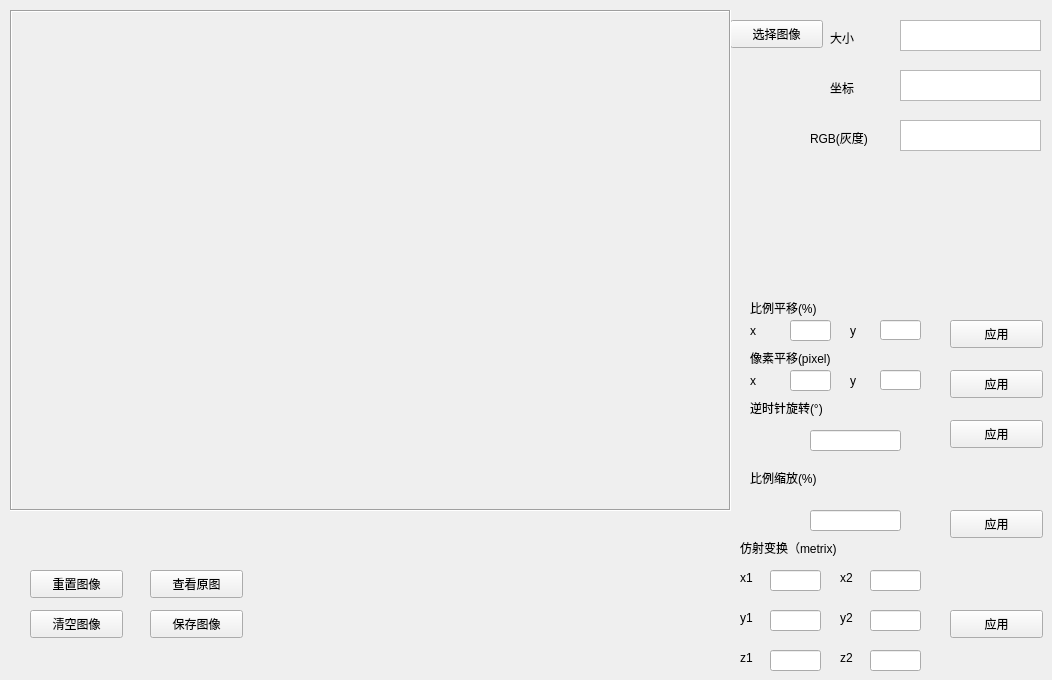
    <widget class="QWidget" name="tab">
     <attribute name="title">
      <string>1.图像的基本操作</string>
     </attribute>
     <widget class="QPushButton" name="pushButton_3">
      <property name="geometry">
       <rect>
        <x>150</x>
        <y>570</y>
        <width>93</width>
        <height>28</height>
       </rect>
      </property>
      <property name="text">
       <string>查看原图</string>
      </property>
     </widget>
     <widget class="QLabel" name="label_2">
      <property name="geometry">
       <rect>
        <x>850</x>
        <y>320</y>
        <width>16</width>
        <height>21</height>
       </rect>
      </property>
      <property name="text">
       <string>y</string>
      </property>
     </widget>
     <widget class="QLabel" name="label">
      <property name="geometry">
       <rect>
        <x>750</x>
        <y>320</y>
        <width>21</width>
        <height>21</height>
       </rect>
      </property>
      <property name="text">
       <string>x</string>
      </property>
     </widget>
     <widget class="QLineEdit" name="lineEdit_4">
      <property name="geometry">
       <rect>
        <x>880</x>
        <y>370</y>
        <width>41</width>
        <height>20</height>
       </rect>
      </property>
     </widget>
     <widget class="QLabel" name="label_3">
      <property name="geometry">
       <rect>
        <x>850</x>
        <y>370</y>
        <width>16</width>
        <height>21</height>
       </rect>
      </property>
      <property name="text">
       <string>y</string>
      </property>
     </widget>
     <widget class="QPushButton" name="pushButton_5">
      <property name="geometry">
       <rect>
        <x>150</x>
        <y>610</y>
        <width>93</width>
        <height>28</height>
       </rect>
      </property>
      <property name="text">
       <string>保存图像</string>
      </property>
     </widget>
     <widget class="QLineEdit" name="lineEdit_9">
      <property name="geometry">
       <rect>
        <x>810</x>
        <y>430</y>
        <width>91</width>
        <height>21</height>
       </rect>
      </property>
     </widget>
     <widget class="QPushButton" name="pushButton">
      <property name="geometry">
       <rect>
        <x>730</x>
        <y>20</y>
        <width>93</width>
        <height>28</height>
       </rect>
      </property>
      <property name="text">
       <string>选择图像</string>
      </property>
     </widget>
     <widget class="QLineEdit" name="lineEdit_2">
      <property name="geometry">
       <rect>
        <x>880</x>
        <y>320</y>
        <width>41</width>
        <height>20</height>
       </rect>
      </property>
     </widget>
     <widget class="QLabel" name="label_4">
      <property name="geometry">
       <rect>
        <x>750</x>
        <y>370</y>
        <width>21</width>
        <height>21</height>
       </rect>
      </property>
      <property name="text">
       <string>x</string>
      </property>
     </widget>
     <widget class="QLineEdit" name="lineEdit_10">
      <property name="geometry">
       <rect>
        <x>810</x>
        <y>510</y>
        <width>91</width>
        <height>21</height>
       </rect>
      </property>
     </widget>
     <widget class="QLineEdit" name="lineEdit">
      <property name="geometry">
       <rect>
        <x>790</x>
        <y>320</y>
        <width>41</width>
        <height>21</height>
       </rect>
      </property>
     </widget>
     <widget class="QLineEdit" name="lineEdit_3">
      <property name="geometry">
       <rect>
        <x>790</x>
        <y>370</y>
        <width>41</width>
        <height>21</height>
       </rect>
      </property>
     </widget>
     <widget class="QLabel" name="label_7">
      <property name="geometry">
       <rect>
        <x>830</x>
        <y>30</y>
        <width>31</width>
        <height>16</height>
       </rect>
      </property>
      <property name="text">
       <string>大小</string>
      </property>
     </widget>
     <widget class="QLabel" name="label_8">
      <property name="geometry">
       <rect>
        <x>810</x>
        <y>130</y>
        <width>71</width>
        <height>16</height>
       </rect>
      </property>
      <property name="text">
       <string>RGB(灰度)</string>
      </property>
     </widget>
     <widget class="QTextBrowser" name="textBrowser">
      <property name="geometry">
       <rect>
        <x>900</x>
        <y>20</y>
        <width>141</width>
        <height>31</height>
       </rect>
      </property>
     </widget>
     <widget class="QTextBrowser" name="textBrowser_3">
      <property name="geometry">
       <rect>
        <x>900</x>
        <y>120</y>
        <width>141</width>
        <height>31</height>
       </rect>
      </property>
     </widget>
     <widget class="QLabel" name="label_10">
      <property name="enabled">
       <bool>true</bool>
      </property>
      <property name="geometry">
       <rect>
        <x>10</x>
        <y>10</y>
        <width>721</width>
        <height>501</height>
       </rect>
      </property>
      <property name="cursor">
       <cursorShape>CrossCursor</cursorShape>
      </property>
      <property name="mouseTracking">
       <bool>false</bool>
      </property>
      <property name="autoFillBackground">
       <bool>true</bool>
      </property>
      <property name="frameShape">
       <enum>QFrame::Box</enum>
      </property>
      <property name="frameShadow">
       <enum>QFrame::Sunken</enum>
      </property>
      <property name="text">
       <string/>
      </property>
     </widget>
     <widget class="QLabel" name="label_9">
      <property name="geometry">
       <rect>
        <x>750</x>
        <y>300</y>
        <width>121</width>
        <height>16</height>
       </rect>
      </property>
      <property name="text">
       <string>比例平移(%)</string>
      </property>
     </widget>
     <widget class="QPushButton" name="pushButton_6">
      <property name="geometry">
       <rect>
        <x>950</x>
        <y>320</y>
        <width>93</width>
        <height>28</height>
       </rect>
      </property>
      <property name="text">
       <string>应用</string>
      </property>
     </widget>
     <widget class="QLabel" name="label_11">
      <property name="geometry">
       <rect>
        <x>750</x>
        <y>350</y>
        <width>151</width>
        <height>16</height>
       </rect>
      </property>
      <property name="text">
       <string>像素平移(pixel)</string>
      </property>
     </widget>
     <widget class="QPushButton" name="pushButton_7">
      <property name="geometry">
       <rect>
        <x>950</x>
        <y>370</y>
        <width>93</width>
        <height>28</height>
       </rect>
      </property>
      <property name="text">
       <string>应用</string>
      </property>
     </widget>
     <widget class="QLabel" name="label_12">
      <property name="geometry">
       <rect>
        <x>750</x>
        <y>400</y>
        <width>121</width>
        <height>16</height>
       </rect>
      </property>
      <property name="text">
       <string>逆时针旋转(°)</string>
      </property>
     </widget>
     <widget class="QLabel" name="label_13">
      <property name="geometry">
       <rect>
        <x>750</x>
        <y>470</y>
        <width>101</width>
        <height>16</height>
       </rect>
      </property>
      <property name="text">
       <string>比例缩放(%)</string>
      </property>
     </widget>
     <widget class="QPushButton" name="pushButton_8">
      <property name="geometry">
       <rect>
        <x>950</x>
        <y>420</y>
        <width>93</width>
        <height>28</height>
       </rect>
      </property>
      <property name="text">
       <string>应用</string>
      </property>
     </widget>
     <widget class="QPushButton" name="pushButton_9">
      <property name="geometry">
       <rect>
        <x>950</x>
        <y>510</y>
        <width>93</width>
        <height>28</height>
       </rect>
      </property>
      <property name="text">
       <string>应用</string>
      </property>
     </widget>
     <widget class="QTextBrowser" name="textBrowser_4">
      <property name="geometry">
       <rect>
        <x>900</x>
        <y>70</y>
        <width>141</width>
        <height>31</height>
       </rect>
      </property>
     </widget>
     <widget class="QLabel" name="label_15">
      <property name="geometry">
       <rect>
        <x>830</x>
        <y>80</y>
        <width>31</width>
        <height>16</height>
       </rect>
      </property>
      <property name="text">
       <string>坐标</string>
      </property>
     </widget>
     <widget class="QPushButton" name="pushButton_2">
      <property name="geometry">
       <rect>
        <x>30</x>
        <y>570</y>
        <width>93</width>
        <height>28</height>
       </rect>
      </property>
      <property name="text">
       <string>重置图像</string>
      </property>
     </widget>
     <widget class="QPushButton" name="pushButton_4">
      <property name="geometry">
       <rect>
        <x>30</x>
        <y>610</y>
        <width>93</width>
        <height>28</height>
       </rect>
      </property>
      <property name="text">
       <string>清空图像</string>
      </property>
     </widget>
     <widget class="QLabel" name="label_5">
      <property name="geometry">
       <rect>
        <x>740</x>
        <y>540</y>
        <width>141</width>
        <height>16</height>
       </rect>
      </property>
      <property name="text">
       <string>仿射变换（metrix)</string>
      </property>
     </widget>
     <widget class="QLineEdit" name="lineEdit_5">
      <property name="geometry">
       <rect>
        <x>770</x>
        <y>570</y>
        <width>51</width>
        <height>21</height>
       </rect>
      </property>
     </widget>
     <widget class="QLineEdit" name="lineEdit_6">
      <property name="geometry">
       <rect>
        <x>870</x>
        <y>570</y>
        <width>51</width>
        <height>21</height>
       </rect>
      </property>
     </widget>
     <widget class="QLineEdit" name="lineEdit_7">
      <property name="geometry">
       <rect>
        <x>770</x>
        <y>610</y>
        <width>51</width>
        <height>21</height>
       </rect>
      </property>
     </widget>
     <widget class="QLineEdit" name="lineEdit_8">
      <property name="geometry">
       <rect>
        <x>870</x>
        <y>610</y>
        <width>51</width>
        <height>21</height>
       </rect>
      </property>
     </widget>
     <widget class="QLabel" name="label_6">
      <property name="geometry">
       <rect>
        <x>740</x>
        <y>570</y>
        <width>16</width>
        <height>15</height>
       </rect>
      </property>
      <property name="text">
       <string>x1</string>
      </property>
     </widget>
     <widget class="QLabel" name="label_14">
      <property name="geometry">
       <rect>
        <x>840</x>
        <y>570</y>
        <width>16</width>
        <height>16</height>
       </rect>
      </property>
      <property name="text">
       <string>x2</string>
      </property>
     </widget>
     <widget class="QLabel" name="label_64">
      <property name="geometry">
       <rect>
        <x>740</x>
        <y>610</y>
        <width>16</width>
        <height>15</height>
       </rect>
      </property>
      <property name="text">
       <string>y1</string>
      </property>
     </widget>
     <widget class="QLabel" name="label_65">
      <property name="geometry">
       <rect>
        <x>840</x>
        <y>610</y>
        <width>21</width>
        <height>16</height>
       </rect>
      </property>
      <property name="text">
       <string>y2</string>
      </property>
     </widget>
     <widget class="QPushButton" name="pushButton_10">
      <property name="geometry">
       <rect>
        <x>950</x>
        <y>610</y>
        <width>93</width>
        <height>28</height>
       </rect>
      </property>
      <property name="text">
       <string>应用</string>
      </property>
     </widget>
     <widget class="QLabel" name="label_66">
      <property name="geometry">
       <rect>
        <x>740</x>
        <y>650</y>
        <width>21</width>
        <height>16</height>
       </rect>
      </property>
      <property name="text">
       <string>z1</string>
      </property>
     </widget>
     <widget class="QLabel" name="label_67">
      <property name="geometry">
       <rect>
        <x>840</x>
        <y>650</y>
        <width>21</width>
        <height>16</height>
       </rect>
      </property>
      <property name="text">
       <string>z2</string>
      </property>
     </widget>
     <widget class="QLineEdit" name="lineEdit_43">
      <property name="geometry">
       <rect>
        <x>770</x>
        <y>650</y>
        <width>51</width>
        <height>21</height>
       </rect>
      </property>
     </widget>
     <widget class="QLineEdit" name="lineEdit_44">
      <property name="geometry">
       <rect>
        <x>870</x>
        <y>650</y>
        <width>51</width>
        <height>21</height>
       </rect>
      </property>
     </widget>
    </widget>
